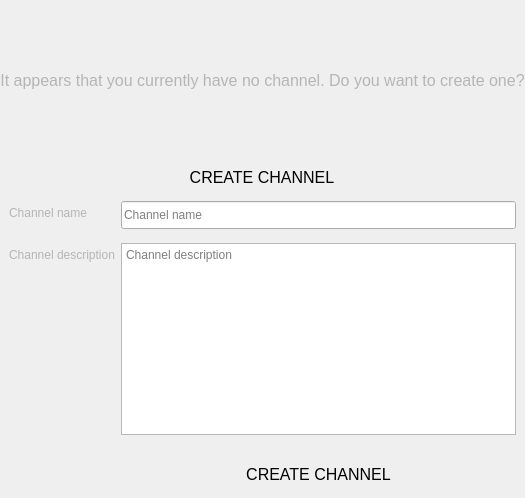
            <widget class="QWidget" name="no_channel_intro_page">
             <layout class="QVBoxLayout" name="verticalLayout">
              <property name="spacing">
               <number>0</number>
              </property>
              <property name="leftMargin">
               <number>0</number>
              </property>
              <property name="topMargin">
               <number>0</number>
              </property>
              <property name="rightMargin">
               <number>0</number>
              </property>
              <property name="bottomMargin">
               <number>0</number>
              </property>
              <item>
               <widget class="QLabel" name="create_new_channel_intro_label">
                <property name="sizePolicy">
                 <sizepolicy hsizetype="Preferred" vsizetype="Fixed">
                  <horstretch>0</horstretch>
                  <verstretch>0</verstretch>
                 </sizepolicy>
                </property>
                <property name="minimumSize">
                 <size>
                  <width>0</width>
                  <height>160</height>
                 </size>
                </property>
                <property name="maximumSize">
                 <size>
                  <width>16777215</width>
                  <height>160</height>
                 </size>
                </property>
                <property name="styleSheet">
                 <string notr="true">color: #B5B5B5;
font-size: 16px;</string>
                </property>
                <property name="text">
                 <string>It appears that you currently have no channel. Do you want to create one?</string>
                </property>
                <property name="scaledContents">
                 <bool>false</bool>
                </property>
                <property name="alignment">
                 <set>Qt::AlignCenter</set>
                </property>
               </widget>
              </item>
              <item>
               <widget class="QWidget" name="create_channel_intro_button_container" native="true">
                <layout class="QHBoxLayout" name="horizontalLayout_14">
                 <property name="spacing">
                  <number>0</number>
                 </property>
                 <property name="leftMargin">
                  <number>0</number>
                 </property>
                 <property name="topMargin">
                  <number>0</number>
                 </property>
                 <property name="rightMargin">
                  <number>0</number>
                 </property>
                 <property name="bottomMargin">
                  <number>0</number>
                 </property>
                 <item>
                  <widget class="EllipseButton" name="create_channel_intro_button">
                   <property name="minimumSize">
                    <size>
                     <width>0</width>
                     <height>32</height>
                    </size>
                   </property>
                   <property name="maximumSize">
                    <size>
                     <width>16777215</width>
                     <height>32</height>
                    </size>
                   </property>
                   <property name="cursor">
                    <cursorShape>PointingHandCursor</cursorShape>
                   </property>
                   <property name="styleSheet">
                    <string notr="true">border-radius: 14px;
font-size: 16px;
padding: 4px;
padding-top: 6px;
padding-bottom: 4px;</string>
                   </property>
                   <property name="text">
                    <string>CREATE CHANNEL</string>
                   </property>
                  </widget>
                 </item>
                </layout>
               </widget>
              </item>
              <item>
               <widget class="QWidget" name="create_channel_form" native="true">
                <layout class="QFormLayout" name="formLayout_2">
                 <property name="fieldGrowthPolicy">
                  <enum>QFormLayout::ExpandingFieldsGrow</enum>
                 </property>
                 <item row="0" column="0">
                  <widget class="QLabel" name="new_channel_name_label">
                   <property name="styleSheet">
                    <string notr="true">color: #B5B5B5;</string>
                   </property>
                   <property name="text">
                    <string>Channel name</string>
                   </property>
                  </widget>
                 </item>
                 <item row="0" column="1">
                  <widget class="QLineEdit" name="new_channel_name_edit">
                   <property name="minimumSize">
                    <size>
                     <width>0</width>
                     <height>28</height>
                    </size>
                   </property>
                   <property name="maximumSize">
                    <size>
                     <width>16777215</width>
                     <height>28</height>
                    </size>
                   </property>
                   <property name="styleSheet">
                    <string notr="true"/>
                   </property>
                   <property name="placeholderText">
                    <string>Channel name</string>
                   </property>
                  </widget>
                 </item>
                 <item row="2" column="0">
                  <widget class="QLabel" name="channel_description_label">
                   <property name="styleSheet">
                    <string notr="true">color: #B5B5B5;</string>
                   </property>
                   <property name="text">
                    <string>Channel description</string>
                   </property>
                  </widget>
                 </item>
                 <item row="2" column="1">
                  <widget class="QTextEdit" name="new_channel_description_edit">
                   <property name="styleSheet">
                    <string notr="true"/>
                   </property>
                   <property name="placeholderText">
                    <string>Channel description</string>
                   </property>
                  </widget>
                 </item>
                 <item row="4" column="1">
                  <widget class="QWidget" name="widget" native="true">
                   <property name="minimumSize">
                    <size>
                     <width>0</width>
                     <height>0</height>
                    </size>
                   </property>
                   <layout class="QHBoxLayout" name="horizontalLayout_17">
                    <property name="spacing">
                     <number>0</number>
                    </property>
                    <property name="leftMargin">
                     <number>0</number>
                    </property>
                    <property name="topMargin">
                     <number>0</number>
                    </property>
                    <property name="rightMargin">
                     <number>0</number>
                    </property>
                    <property name="bottomMargin">
                     <number>0</number>
                    </property>
                    <item>
                     <spacer name="horizontalSpacer_8">
                      <property name="orientation">
                       <enum>Qt::Horizontal</enum>
                      </property>
                      <property name="sizeHint" stdset="0">
                       <size>
                        <width>40</width>
                        <height>20</height>
                       </size>
                      </property>
                     </spacer>
                    </item>
                    <item>
                     <widget class="EllipseButton" name="create_channel_button">
                      <property name="sizePolicy">
                       <sizepolicy hsizetype="Fixed" vsizetype="Fixed">
                        <horstretch>0</horstretch>
                        <verstretch>0</verstretch>
                       </sizepolicy>
                      </property>
                      <property name="minimumSize">
                       <size>
                        <width>157</width>
                        <height>32</height>
                       </size>
                      </property>
                      <property name="maximumSize">
                       <size>
                        <width>157</width>
                        <height>32</height>
                       </size>
                      </property>
                      <property name="cursor">
                       <cursorShape>PointingHandCursor</cursorShape>
                      </property>
                      <property name="styleSheet">
                       <string notr="true">border-radius: 14px;
font-size: 16px;
padding: 4px;
padding-top: 6px;
padding-bottom: 4px;</string>
                      </property>
                      <property name="text">
                       <string>CREATE CHANNEL</string>
                      </property>
                     </widget>
                    </item>
                    <item>
                     <spacer name="horizontalSpacer_9">
                      <property name="orientation">
                       <enum>Qt::Horizontal</enum>
                      </property>
                      <property name="sizeHint" stdset="0">
                       <size>
                        <width>40</width>
                        <height>20</height>
                       </size>
                      </property>
                     </spacer>
                    </item>
                   </layout>
                  </widget>
                 </item>
                 <item row="3" column="1">
                  <spacer name="verticalSpacer_7">
                   <property name="orientation">
                    <enum>Qt::Vertical</enum>
                   </property>
                   <property name="sizeType">
                    <enum>QSizePolicy::Fixed</enum>
                   </property>
                   <property name="sizeHint" stdset="0">
                    <size>
                     <width>20</width>
                     <height>10</height>
                    </size>
                   </property>
                  </spacer>
                 </item>
                 <item row="1" column="0">
                  <spacer name="verticalSpacer_8">
                   <property name="orientation">
                    <enum>Qt::Vertical</enum>
                   </property>
                   <property name="sizeType">
                    <enum>QSizePolicy::Fixed</enum>
                   </property>
                   <property name="sizeHint" stdset="0">
                    <size>
                     <width>20</width>
                     <height>2</height>
                    </size>
                   </property>
                  </spacer>
                 </item>
                </layout>
               </widget>
              </item>
             </layout>
            </widget>
